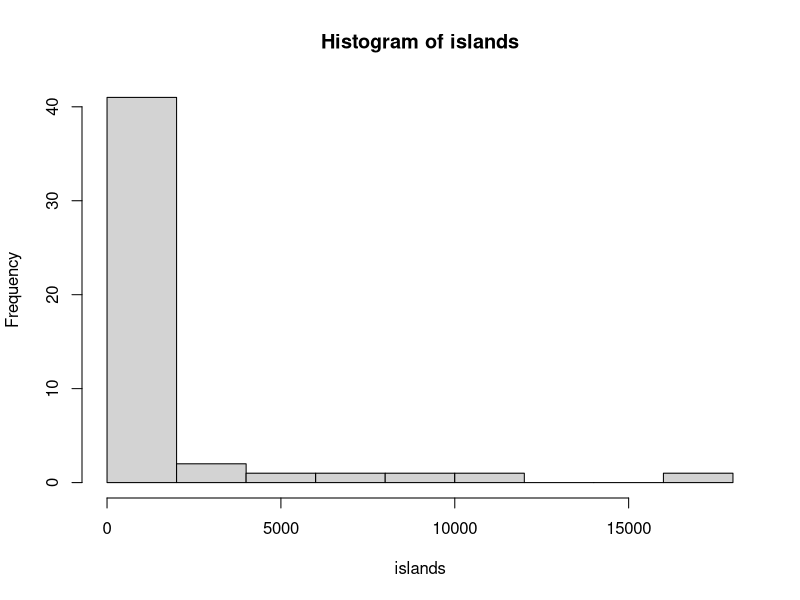
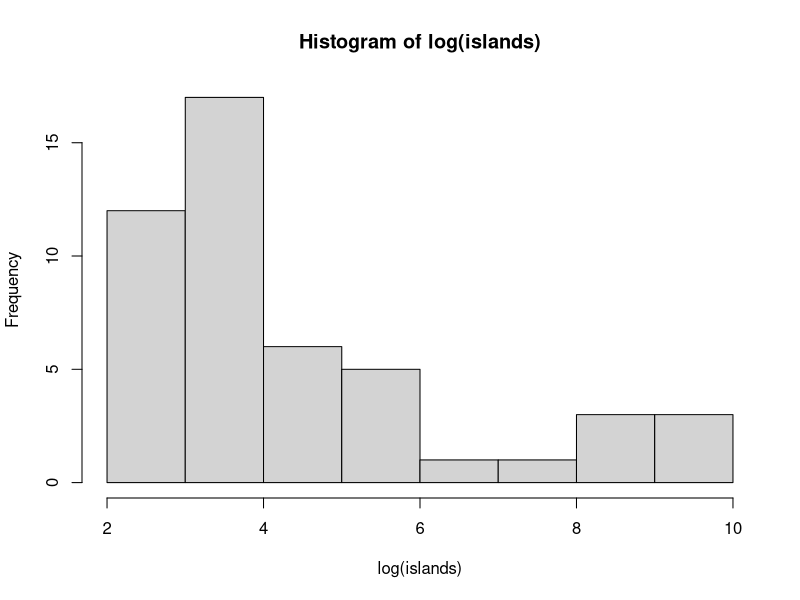

R code for these plots, in order: (Note: this script raises an error after producing the figures.)

?islands
View(islands)

hist(islands)
hist(log(islands))

gas_line <- lm(gasbill ~ temp, data = Utilities)
lmgas <- lm(log(gasbill) ~ temp, data = Utilities)

plot(gasbill ~ temp, data = Utilities)
curve(exp(lmgas$coefficients[1]+lmgas$coefficients[2]*x), add= TRUE, col = "skyblue", lwd=2)
abline(gas_line$coefficients[1], gas_line$coefficients[2])